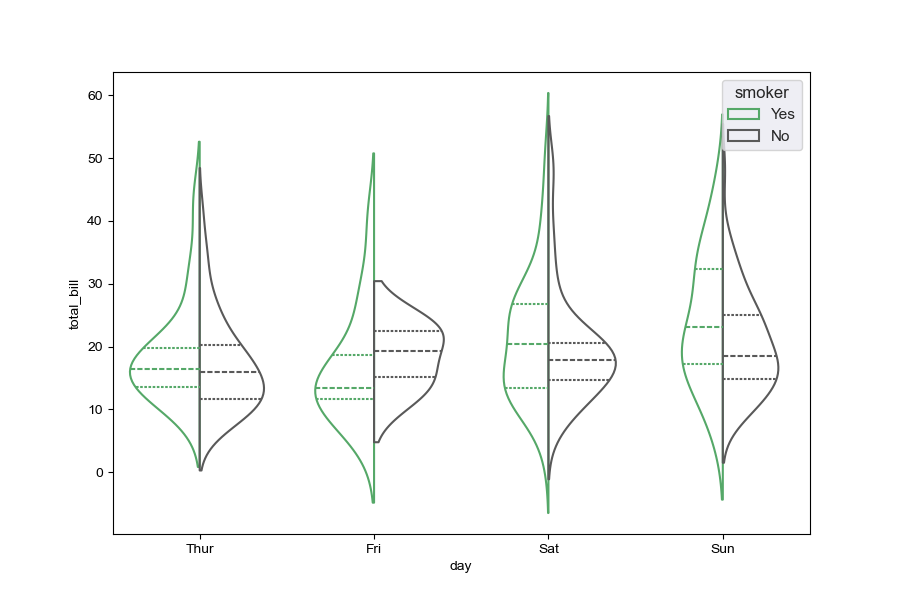

Reproduce this figure in Python.
# 引入所需库
import seaborn as sns
import matplotlib.pyplot as plt

# 设置图大小
f, ax = plt.subplots(figsize=(9, 6))

# 设置主题样式为暗色
sns.set_theme(style="dark")

# 加载示例数据集
tips = sns.load_dataset("tips")

# 分组小提琴图
sns.violinplot(data=tips, x="day", y="total_bill", hue="smoker",
               split=True, inner="quart", fill=False,
               palette={"Yes": "g", "No": ".35"})
plt.show()
